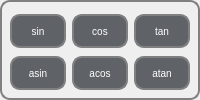
          <widget class="QWidget" name="widget" native="true">
           <property name="styleSheet">
            <string notr="true">border: 2px solid gray;
    border-radius: 10px;
    padding: 10px;</string>
           </property>
           <layout class="QGridLayout" name="gridLayout_10">
            <property name="leftMargin">
             <number>10</number>
            </property>
            <property name="topMargin">
             <number>10</number>
            </property>
            <property name="rightMargin">
             <number>10</number>
            </property>
            <property name="bottomMargin">
             <number>10</number>
            </property>
            <item row="1" column="2">
             <widget class="QPushButton" name="button_atan">
              <property name="minimumSize">
               <size>
                <width>54</width>
                <height>34</height>
               </size>
              </property>
              <property name="maximumSize">
               <size>
                <width>16777215</width>
                <height>30</height>
               </size>
              </property>
              <property name="styleSheet">
               <string notr="true">        QPushButton {
              font-size: 10px;
              min-width: 30px;
              min-height: 10px;
              border-radius: 10px;
              background-color: #5f6368;
              padding: 10px;
              color: white;
margin: 0px 0px 0px 0px
          }
          QPushButton:hover {
              background-color: #74797f;
          }
          QPushButton:pressed {
              background-color: #898d93;
          }</string>
              </property>
              <property name="text">
               <string>atan</string>
              </property>
             </widget>
            </item>
            <item row="0" column="2">
             <widget class="QPushButton" name="button_tan">
              <property name="minimumSize">
               <size>
                <width>54</width>
                <height>34</height>
               </size>
              </property>
              <property name="maximumSize">
               <size>
                <width>16777215</width>
                <height>30</height>
               </size>
              </property>
              <property name="styleSheet">
               <string notr="true">        QPushButton {
              font-size: 10px;
              min-width: 30px;
              min-height: 10px;
              border-radius: 10px;
              background-color: #5f6368;
              padding: 10px;
              color: white;
margin: 0px 0px 0px 0px
          }
          QPushButton:hover {
              background-color: #74797f;
          }
          QPushButton:pressed {
              background-color: #898d93;
          }</string>
              </property>
              <property name="text">
               <string>tan</string>
              </property>
             </widget>
            </item>
            <item row="0" column="0">
             <widget class="QPushButton" name="button_sin">
              <property name="minimumSize">
               <size>
                <width>54</width>
                <height>34</height>
               </size>
              </property>
              <property name="maximumSize">
               <size>
                <width>16777215</width>
                <height>30</height>
               </size>
              </property>
              <property name="styleSheet">
               <string notr="true">        QPushButton {
              font-size: 10px;
              min-width: 30px;
              min-height: 10px;
              border-radius: 10px;
              background-color: #5f6368;
              padding: 10px;
              color: white;
margin: 0px 0px 0px 0px
          }
          QPushButton:hover {
              background-color: #74797f;
          }
          QPushButton:pressed {
              background-color: #898d93;
          }</string>
              </property>
              <property name="text">
               <string>sin</string>
              </property>
             </widget>
            </item>
            <item row="0" column="1">
             <widget class="QPushButton" name="button_cos">
              <property name="minimumSize">
               <size>
                <width>54</width>
                <height>34</height>
               </size>
              </property>
              <property name="maximumSize">
               <size>
                <width>16777215</width>
                <height>30</height>
               </size>
              </property>
              <property name="styleSheet">
               <string notr="true">        QPushButton {
              font-size: 10px;
              min-width: 30px;
              min-height: 10px;
              border-radius: 10px;
              background-color: #5f6368;
              padding: 10px;
              color: white;
margin: 0px 0px 0px 0px
          }
          QPushButton:hover {
              background-color: #74797f;
          }
          QPushButton:pressed {
              background-color: #898d93;
          }</string>
              </property>
              <property name="text">
               <string>cos</string>
              </property>
             </widget>
            </item>
            <item row="1" column="0">
             <widget class="QPushButton" name="button_asin">
              <property name="minimumSize">
               <size>
                <width>54</width>
                <height>34</height>
               </size>
              </property>
              <property name="maximumSize">
               <size>
                <width>16777215</width>
                <height>30</height>
               </size>
              </property>
              <property name="styleSheet">
               <string notr="true">        QPushButton {
              font-size: 10px;
              min-width: 30px;
              min-height: 10px;
              border-radius: 10px;
              background-color: #5f6368;
              padding: 10px;
              color: white;
margin: 0px 0px 0px 0px
          }
          QPushButton:hover {
              background-color: #74797f;
          }
          QPushButton:pressed {
              background-color: #898d93;
          }</string>
              </property>
              <property name="text">
               <string>asin</string>
              </property>
             </widget>
            </item>
            <item row="1" column="1">
             <widget class="QPushButton" name="button_acos">
              <property name="minimumSize">
               <size>
                <width>54</width>
                <height>34</height>
               </size>
              </property>
              <property name="maximumSize">
               <size>
                <width>16777215</width>
                <height>30</height>
               </size>
              </property>
              <property name="styleSheet">
               <string notr="true">        QPushButton {
              font-size: 10px;
              min-width: 30px;
              min-height: 10px;
              border-radius: 10px;
              background-color: #5f6368;
              padding: 10px;
              color: white;
margin: 0px 0px 0px 0px
          }
          QPushButton:hover {
              background-color: #74797f;
          }
          QPushButton:pressed {
              background-color: #898d93;
          }</string>
              </property>
              <property name="text">
               <string>acos</string>
              </property>
             </widget>
            </item>
           </layout>
          </widget>
